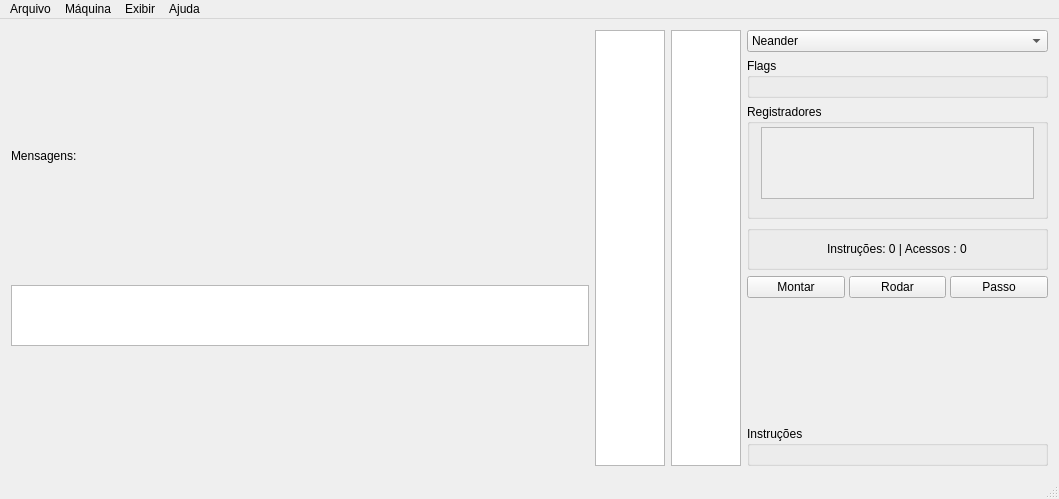
<?xml version="1.0" encoding="UTF-8"?>
<ui version="4.0">
 <class>HidraGui</class>
 <widget class="QMainWindow" name="HidraGui">
  <property name="geometry">
   <rect>
    <x>0</x>
    <y>0</y>
    <width>1059</width>
    <height>499</height>
   </rect>
  </property>
  <property name="windowTitle">
   <string>Hidra - PET Computação</string>
  </property>
  <property name="styleSheet">
   <string notr="true"/>
  </property>
  <property name="locale">
   <locale language="Portuguese" country="Brazil"/>
  </property>
  <widget class="QWidget" name="centralWidget">
   <layout class="QHBoxLayout" name="horizontalLayout_2">
    <item>
     <widget class="QWidget" name="areaEditor" native="true">
      <property name="minimumSize">
       <size>
        <width>40</width>
        <height>40</height>
       </size>
      </property>
      <layout class="QVBoxLayout" name="verticalLayout">
       <property name="spacing">
        <number>3</number>
       </property>
       <property name="leftMargin">
        <number>0</number>
       </property>
       <property name="topMargin">
        <number>0</number>
       </property>
       <property name="rightMargin">
        <number>0</number>
       </property>
       <property name="bottomMargin">
        <number>0</number>
       </property>
       <item>
        <layout class="QVBoxLayout" name="layoutSourceCodeHolder"/>
       </item>
       <item>
        <widget class="QLabel" name="labelMessages">
         <property name="sizePolicy">
          <sizepolicy hsizetype="Preferred" vsizetype="Fixed">
           <horstretch>0</horstretch>
           <verstretch>0</verstretch>
          </sizepolicy>
         </property>
         <property name="text">
          <string>Mensagens:</string>
         </property>
        </widget>
       </item>
       <item>
        <widget class="QTextEdit" name="textEditError">
         <property name="enabled">
          <bool>true</bool>
         </property>
         <property name="maximumSize">
          <size>
           <width>16777215</width>
           <height>61</height>
          </size>
         </property>
         <property name="readOnly">
          <bool>true</bool>
         </property>
        </widget>
       </item>
      </layout>
     </widget>
    </item>
    <item>
     <widget class="QTableView" name="tableViewMemoryInstructions">
      <property name="enabled">
       <bool>true</bool>
      </property>
      <property name="sizePolicy">
       <sizepolicy hsizetype="Minimum" vsizetype="Expanding">
        <horstretch>0</horstretch>
        <verstretch>0</verstretch>
       </sizepolicy>
      </property>
      <property name="sizeAdjustPolicy">
       <enum>QAbstractScrollArea::AdjustToContents</enum>
      </property>
      <property name="selectionMode">
       <enum>QAbstractItemView::NoSelection</enum>
      </property>
      <property name="selectionBehavior">
       <enum>QAbstractItemView::SelectRows</enum>
      </property>
     </widget>
    </item>
    <item>
     <widget class="QTableView" name="tableViewMemoryData">
      <property name="enabled">
       <bool>true</bool>
      </property>
      <property name="sizePolicy">
       <sizepolicy hsizetype="Minimum" vsizetype="Expanding">
        <horstretch>0</horstretch>
        <verstretch>0</verstretch>
       </sizepolicy>
      </property>
      <property name="sizeAdjustPolicy">
       <enum>QAbstractScrollArea::AdjustToContents</enum>
      </property>
      <property name="selectionMode">
       <enum>QAbstractItemView::NoSelection</enum>
      </property>
      <property name="selectionBehavior">
       <enum>QAbstractItemView::SelectRows</enum>
      </property>
     </widget>
    </item>
    <item>
     <widget class="QWidget" name="areaSimulator" native="true">
      <property name="minimumSize">
       <size>
        <width>301</width>
        <height>0</height>
       </size>
      </property>
      <property name="maximumSize">
       <size>
        <width>301</width>
        <height>16777215</height>
       </size>
      </property>
      <layout class="QVBoxLayout" name="verticalLayout_2">
       <property name="leftMargin">
        <number>0</number>
       </property>
       <property name="topMargin">
        <number>0</number>
       </property>
       <property name="rightMargin">
        <number>0</number>
       </property>
       <property name="bottomMargin">
        <number>0</number>
       </property>
       <item>
        <widget class="QComboBox" name="comboBoxMachine">
         <item>
          <property name="text">
           <string>Neander</string>
          </property>
         </item>
         <item>
          <property name="text">
           <string>Ahmes</string>
          </property>
         </item>
         <item>
          <property name="text">
           <string>Ramses</string>
          </property>
         </item>
         <item>
          <property name="text">
           <string>Cromag</string>
          </property>
         </item>
         <item>
          <property name="text">
           <string>Queops</string>
          </property>
         </item>
         <item>
          <property name="text">
           <string>Pitagoras</string>
          </property>
         </item>
         <item>
          <property name="text">
           <string>Pericles</string>
          </property>
         </item>
         <item>
          <property name="text">
           <string>REG</string>
          </property>
         </item>
         <item>
          <property name="text">
           <string>Volta</string>
          </property>
         </item>
        </widget>
       </item>
       <item>
        <widget class="QGroupBox" name="areaFlags">
         <property name="minimumSize">
          <size>
           <width>0</width>
           <height>40</height>
          </size>
         </property>
         <property name="title">
          <string>Flags</string>
         </property>
         <layout class="QGridLayout" name="gridLayout">
          <property name="topMargin">
           <number>3</number>
          </property>
          <item row="0" column="1">
           <layout class="QHBoxLayout" name="layoutFlags">
            <property name="spacing">
             <number>18</number>
            </property>
           </layout>
          </item>
          <item row="0" column="2">
           <spacer name="spacerFlagsRight">
            <property name="orientation">
             <enum>Qt::Horizontal</enum>
            </property>
            <property name="sizeHint" stdset="0">
             <size>
              <width>0</width>
              <height>0</height>
             </size>
            </property>
           </spacer>
          </item>
          <item row="0" column="0">
           <spacer name="spacerFlagsLeft">
            <property name="orientation">
             <enum>Qt::Horizontal</enum>
            </property>
            <property name="sizeHint" stdset="0">
             <size>
              <width>0</width>
              <height>0</height>
             </size>
            </property>
           </spacer>
          </item>
         </layout>
        </widget>
       </item>
       <item>
        <widget class="QGroupBox" name="areaRegisters">
         <property name="sizePolicy">
          <sizepolicy hsizetype="Preferred" vsizetype="Minimum">
           <horstretch>0</horstretch>
           <verstretch>1</verstretch>
          </sizepolicy>
         </property>
         <property name="maximumSize">
          <size>
           <width>16777215</width>
           <height>115</height>
          </size>
         </property>
         <property name="title">
          <string>Registradores</string>
         </property>
         <layout class="QVBoxLayout" name="verticalLayout_3">
          <property name="topMargin">
           <number>3</number>
          </property>
          <item>
           <widget class="QScrollArea" name="scrollAreaRegisters">
            <property name="horizontalScrollBarPolicy">
             <enum>Qt::ScrollBarAlwaysOff</enum>
            </property>
            <property name="sizeAdjustPolicy">
             <enum>QAbstractScrollArea::AdjustToContents</enum>
            </property>
            <property name="widgetResizable">
             <bool>true</bool>
            </property>
            <property name="alignment">
             <set>Qt::AlignLeading|Qt::AlignLeft|Qt::AlignTop</set>
            </property>
            <widget class="QWidget" name="widgetRegisters">
             <property name="geometry">
              <rect>
               <x>0</x>
               <y>0</y>
               <width>279</width>
               <height>70</height>
              </rect>
             </property>
             <layout class="QHBoxLayout" name="horizontalLayout_3">
              <item>
               <spacer name="spacerRegistersLeft">
                <property name="orientation">
                 <enum>Qt::Horizontal</enum>
                </property>
                <property name="sizeHint" stdset="0">
                 <size>
                  <width>0</width>
                  <height>0</height>
                 </size>
                </property>
               </spacer>
              </item>
              <item>
               <layout class="QGridLayout" name="layoutRegisters">
                <property name="horizontalSpacing">
                 <number>0</number>
                </property>
                <property name="verticalSpacing">
                 <number>6</number>
                </property>
               </layout>
              </item>
              <item>
               <spacer name="spacerRegistersRight">
                <property name="orientation">
                 <enum>Qt::Horizontal</enum>
                </property>
                <property name="sizeHint" stdset="0">
                 <size>
                  <width>0</width>
                  <height>0</height>
                 </size>
                </property>
               </spacer>
              </item>
             </layout>
            </widget>
           </widget>
          </item>
          <item>
           <widget class="QFrame" name="framePC">
            <property name="frameShape">
             <enum>QFrame::StyledPanel</enum>
            </property>
            <property name="frameShadow">
             <enum>QFrame::Raised</enum>
            </property>
           </widget>
          </item>
         </layout>
        </widget>
       </item>
       <item>
        <widget class="QGroupBox" name="areaInformation">
         <property name="minimumSize">
          <size>
           <width>0</width>
           <height>0</height>
          </size>
         </property>
         <property name="title">
          <string/>
         </property>
         <layout class="QHBoxLayout" name="horizontalLayout_6">
          <item alignment="Qt::AlignHCenter">
           <widget class="QLabel" name="textInformation">
            <property name="enabled">
             <bool>true</bool>
            </property>
            <property name="text">
             <string>Instruções: 0 | Acessos : 0</string>
            </property>
           </widget>
          </item>
         </layout>
        </widget>
       </item>
       <item>
        <layout class="QHBoxLayout" name="horizontalLayout">
         <property name="spacing">
          <number>4</number>
         </property>
         <item>
          <widget class="QPushButton" name="pushButtonBuild">
           <property name="maximumSize">
            <size>
             <width>16777215</width>
             <height>32</height>
            </size>
           </property>
           <property name="text">
            <string>Montar</string>
           </property>
          </widget>
         </item>
         <item>
          <widget class="QPushButton" name="pushButtonRun">
           <property name="maximumSize">
            <size>
             <width>16777215</width>
             <height>32</height>
            </size>
           </property>
           <property name="whatsThis">
            <string/>
           </property>
           <property name="text">
            <string>Rodar</string>
           </property>
           <property name="autoDefault">
            <bool>true</bool>
           </property>
          </widget>
         </item>
         <item>
          <widget class="QPushButton" name="pushButtonStep">
           <property name="maximumSize">
            <size>
             <width>16777215</width>
             <height>32</height>
            </size>
           </property>
           <property name="text">
            <string>Passo</string>
           </property>
          </widget>
         </item>
        </layout>
       </item>
       <item>
        <spacer name="verticalSpacer">
         <property name="orientation">
          <enum>Qt::Vertical</enum>
         </property>
         <property name="sizeHint" stdset="0">
          <size>
           <width>20</width>
           <height>20</height>
          </size>
         </property>
        </spacer>
       </item>
       <item>
        <widget class="QGroupBox" name="areaInstructions">
         <property name="enabled">
          <bool>true</bool>
         </property>
         <property name="minimumSize">
          <size>
           <width>0</width>
           <height>40</height>
          </size>
         </property>
         <property name="title">
          <string>Instruções</string>
         </property>
         <layout class="QHBoxLayout" name="horizontalLayout_5">
          <property name="topMargin">
           <number>3</number>
          </property>
          <item>
           <spacer name="spacerInstructionsLeft">
            <property name="orientation">
             <enum>Qt::Horizontal</enum>
            </property>
            <property name="sizeHint" stdset="0">
             <size>
              <width>0</width>
              <height>0</height>
             </size>
            </property>
           </spacer>
          </item>
          <item>
           <layout class="QGridLayout" name="layoutInstructions">
            <property name="horizontalSpacing">
             <number>20</number>
            </property>
            <property name="verticalSpacing">
             <number>6</number>
            </property>
           </layout>
          </item>
          <item>
           <spacer name="spacerInstructionsRight">
            <property name="orientation">
             <enum>Qt::Horizontal</enum>
            </property>
            <property name="sizeHint" stdset="0">
             <size>
              <width>0</width>
              <height>0</height>
             </size>
            </property>
           </spacer>
          </item>
         </layout>
        </widget>
       </item>
      </layout>
     </widget>
    </item>
   </layout>
   <zorder>areaEditor</zorder>
   <zorder>areaSimulator</zorder>
   <zorder>tableViewMemoryInstructions</zorder>
   <zorder>tableViewMemoryData</zorder>
  </widget>
  <widget class="QMenuBar" name="menuBar">
   <property name="geometry">
    <rect>
     <x>0</x>
     <y>0</y>
     <width>1059</width>
     <height>21</height>
    </rect>
   </property>
   <widget class="QMenu" name="menuProgram">
    <property name="title">
     <string>Arquivo</string>
    </property>
    <addaction name="actionNew"/>
    <addaction name="actionOpen"/>
    <addaction name="actionSave"/>
    <addaction name="actionSaveAs"/>
    <addaction name="separator"/>
    <addaction name="actionClose"/>
   </widget>
   <widget class="QMenu" name="menuHelp">
    <property name="title">
     <string>Ajuda</string>
    </property>
    <addaction name="actionQuickGuide"/>
    <addaction name="actionReference"/>
    <addaction name="separator"/>
    <addaction name="actionAbout"/>
   </widget>
   <widget class="QMenu" name="menuMemory">
    <property name="title">
     <string>Máquina</string>
    </property>
    <addaction name="actionResetRegisters"/>
    <addaction name="separator"/>
    <addaction name="actionBuild"/>
    <addaction name="actionRun"/>
    <addaction name="actionStep"/>
    <addaction name="separator"/>
    <addaction name="actionSetBreakpoint"/>
    <addaction name="separator"/>
    <addaction name="actionImportMemory"/>
    <addaction name="actionExportMemory"/>
   </widget>
   <widget class="QMenu" name="menuView">
    <property name="title">
     <string>Exibir</string>
    </property>
    <addaction name="actionHexadecimalMode"/>
   </widget>
   <addaction name="menuProgram"/>
   <addaction name="menuMemory"/>
   <addaction name="menuView"/>
   <addaction name="menuHelp"/>
  </widget>
  <widget class="QStatusBar" name="statusBar"/>
  <action name="actionBuild">
   <property name="text">
    <string>Montar</string>
   </property>
   <property name="shortcut">
    <string>F6</string>
   </property>
  </action>
  <action name="actionStep">
   <property name="text">
    <string>Passo</string>
   </property>
   <property name="shortcut">
    <string>F8</string>
   </property>
  </action>
  <action name="actionRun">
   <property name="text">
    <string>Rodar</string>
   </property>
   <property name="shortcut">
    <string>F7</string>
   </property>
  </action>
  <action name="actionSaveAs">
   <property name="text">
    <string>Salvar como...</string>
   </property>
   <property name="shortcut">
    <string>Ctrl+Shift+S</string>
   </property>
  </action>
  <action name="actionQuickGuide">
   <property name="text">
    <string>Guia rápido</string>
   </property>
   <property name="shortcut">
    <string>F1</string>
   </property>
  </action>
  <action name="actionReportProblem">
   <property name="text">
    <string>Relatar um problema</string>
   </property>
  </action>
  <action name="actionClose">
   <property name="text">
    <string>Sair</string>
   </property>
   <property name="toolTip">
    <string>Sair</string>
   </property>
   <property name="shortcut">
    <string>Ctrl+Q</string>
   </property>
  </action>
  <action name="actionSave">
   <property name="text">
    <string>&amp;Salvar</string>
   </property>
   <property name="shortcut">
    <string>Ctrl+S</string>
   </property>
  </action>
  <action name="actionOpen">
   <property name="text">
    <string>Abrir</string>
   </property>
   <property name="shortcut">
    <string>Ctrl+O</string>
   </property>
  </action>
  <action name="actionImportMemory">
   <property name="text">
    <string>Importar memória...</string>
   </property>
  </action>
  <action name="actionExportMemory">
   <property name="text">
    <string>Exportar memória...</string>
   </property>
  </action>
  <action name="actionResetRegisters">
   <property name="text">
    <string>Zerar registradores</string>
   </property>
   <property name="shortcut">
    <string>F5</string>
   </property>
  </action>
  <action name="actionHexadecimalMode">
   <property name="checkable">
    <bool>true</bool>
   </property>
   <property name="text">
    <string>Modo hexadecimal</string>
   </property>
   <property name="shortcut">
    <string>Ctrl+H</string>
   </property>
  </action>
  <action name="actionSetBreakpoint">
   <property name="text">
    <string>Inserir/remover breakpoint</string>
   </property>
   <property name="shortcut">
    <string>F12</string>
   </property>
  </action>
  <action name="actionDisplayDataTable">
   <property name="checkable">
    <bool>true</bool>
   </property>
   <property name="text">
    <string>Tabela de dados</string>
   </property>
  </action>
  <action name="actionAbout">
   <property name="text">
    <string>Sobre</string>
   </property>
  </action>
  <action name="actionNew">
   <property name="text">
    <string>Novo</string>
   </property>
   <property name="shortcut">
    <string>Ctrl+N</string>
   </property>
  </action>
  <action name="actionReference">
   <property name="text">
    <string>Referência de uso</string>
   </property>
   <property name="shortcut">
    <string>F2</string>
   </property>
  </action>
 </widget>
 <layoutdefault spacing="6" margin="11"/>
 <resources/>
 <connections/>
</ui>
